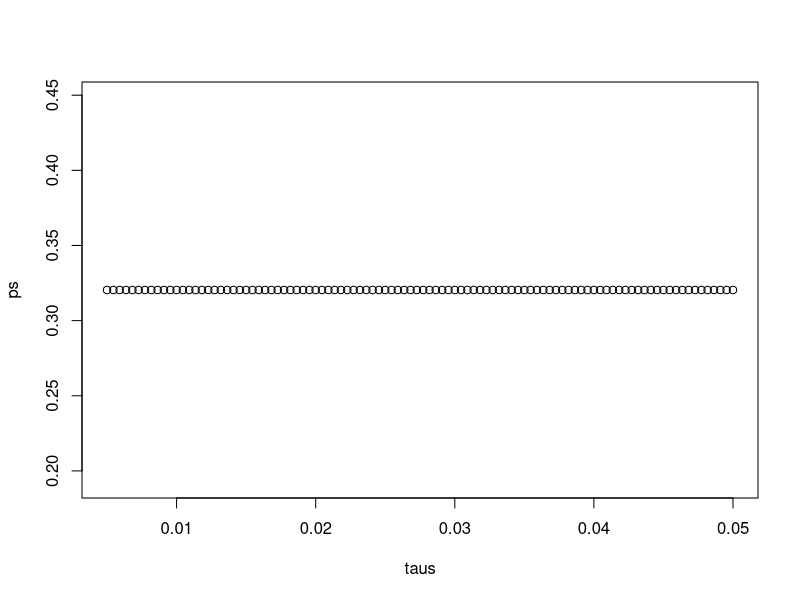

Recreate this plot in R.
# Chapter 17 Homework
#DATA-320
#Kyle Schneider
#10/24/2019

#1. Suppose a cystic fibrosis test has accuracy of 99%.  If we select a random person
#and they test positive, what is the probability that they have the disease?
#Use a simulation to verify that the probability is approximately 0.02.
#Note: See 17.4.1 and 17.5 in your textbook

prev <- 0.00025
N <- 100000
outcome <- sample(c("Disease", "Healthy"), N, replace = TRUE, prob = c(prev, 1 - prev))
N_D <- sum(outcome == "Disease")
N_D
N_H <- sum(outcome == "Healthy")
N_H
accuracy = 0.99
test <- vector("character", N)
test[outcome == "Disease"] <- sample(c("+", "-"), N_D, replace=TRUE, prob =
                                       c(accuracy, 1-accuracy))
test[outcome=="Healthy"] <- sample(c("-", "+"), N_H, replace = TRUE, prob =
                                     c(accuracy, 1-accuracy))
table(outcome, test)


#2. Exercises 17.7 #6-11

#6)Florida is one of the most closely watched states in the U.S. election
#because it has many electoral votes, and the election is generally close,
#and Florida tends to be a swing state that can vote either way. Create the
#following table with the polls taken during the last two weeks:

library(tidyverse)
library(dslabs)
data(polls_us_election_2016)
polls <- polls_us_election_2016 %>% 
  filter(state == "Florida" & enddate >= "2016-11-04" ) %>% 
  mutate(spread = rawpoll_clinton/100 - rawpoll_trump/100)

#Take the average spread of these polls. The CLT tells us this average is
#approximately normal. Calculate an average and provide an estimate of the
#standard error. Save your results in an object called results.

results <- polls %>% 
  summarize(avg = mean(spread), se = sd(spread)/sqrt(length(spread)))
results


#7) Now assume a Bayesian model that sets the prior distribution for Florida’s election night spread d to
#be Normal with expected value µ and standard deviation τ . What are the interpretations of µ and τ?

#B. µ and τ summarize what we would predict for Florida before seeing any polls. Based on past
#elections, we would set µ close to 0 because both Republicans and Democrats have won, and τ at
#about 0.02, because these elections tend to be close.


#8) The CLT tells us that our estimate of the spread ˆd has normal distribution with expected value d and
#standard deviation σ calculated in problem 6. Use the formulas we showed for the posterior distribution
#to calculate the expected value of the posterior distribution if we set µ = 0 and τ = 0.01.

mu <- 0
tau <- 0.01
sigma <- results$se
Y <- results$avg
B <- sigma^2 / (sigma^2 + tau^2)
posterior_mean <- B*mu + (1-B)*Y
posterior_se <- sqrt( 1/ (1/sigma^2 + 1/tau^2))
posterior_mean
posterior_se

#9)Now compute the standard deviation of the posterior distribution.
sqrt( 1/ (1/sigma^2 + 1/tau^2))

#10)Using the fact that the posterior distribution is normal, create an interval
#that has a 95% probability of occurring centered at the posterior expected value.
#Note that we call these credible intervals.

CI= posterior_mean + c(-1.96, 1.96)*posterior_se
CI

#11) According to this analysis, what was the probability that Trump wins Florida?
pnorm (0, posterior_mean, posterior_se)

#Theres a 32% chance that trump wins florida

#12)Now use sapply function to change the prior variance from seq(0.05, 0.05, len = 100) and observe
#how the probability changes by making a plot.

mu = 0
taus = seq(0.005, 0.05, len = 100)
sigma = results$se
Y = results$avg
ps <- sapply(taus, function(tau){
  B = sigma^2 / (sigma^2 + tau^2)
  pnorm(0, posterior_mean, posterior_se)
})
plot(taus, ps)
